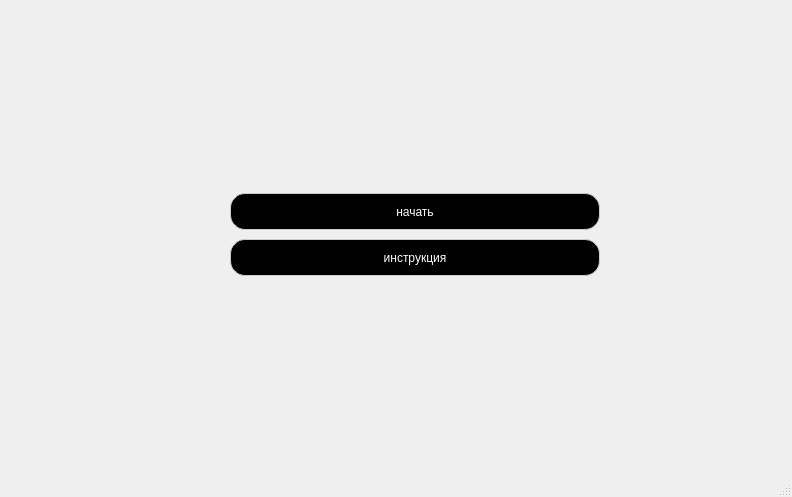
<?xml version="1.0" encoding="UTF-8"?>
<ui version="4.0">
 <class>MainWindow</class>
 <widget class="QMainWindow" name="MainWindow">
  <property name="geometry">
   <rect>
    <x>0</x>
    <y>0</y>
    <width>792</width>
    <height>497</height>
   </rect>
  </property>
  <property name="windowTitle">
   <string>MainWindow1</string>
  </property>
  <property name="windowIcon">
   <iconset resource="resourses.qrc">
    <normaloff>:/new/prefix1/image 7.png</normaloff>:/new/prefix1/image 7.png</iconset>
  </property>
  <property name="styleSheet">
   <string notr="true"/>
  </property>
  <widget class="QWidget" name="centralwidget">
   <widget class="QWidget" name="verticalLayoutWidget">
    <property name="geometry">
     <rect>
      <x>230</x>
      <y>190</y>
      <width>372</width>
      <height>91</height>
     </rect>
    </property>
    <layout class="QVBoxLayout" name="verticalLayout">
     <item>
      <widget class="QPushButton" name="pushButton_2">
       <property name="styleSheet">
        <string notr="true">QPushButton{
	color: #ffffff;
	min-width:  368px;
    max-width:  368px;
    min-height: 35px;
    max-height: 35px;
    font: 900 14pt &quot;Segoe UI&quot;;
	background-color: #000000;
	border-radius:15px;
	border: 1px solid #ccc;
}
 QPushButton:hover{
	background-color:#676767;
	
}
</string>
       </property>
       <property name="text">
        <string>начать</string>
       </property>
      </widget>
     </item>
     <item>
      <widget class="QPushButton" name="pushButton">
       <property name="styleSheet">
        <string notr="true">QPushButton{
	color: #ffffff;
	min-width:  368px;
    max-width:  368px;
    min-height: 35px;
    max-height: 35px;
	font: 900 14pt &quot;Segoe UI&quot;;
	border-radius:15px;
	background-color: #000000;
	border: 1px solid #ccc;

}
 QPushButton:hover{
	background-color:#676767;
}</string>
       </property>
       <property name="text">
        <string>инструкция</string>
       </property>
      </widget>
     </item>
    </layout>
   </widget>
  </widget>
  <widget class="QMenuBar" name="menubar">
   <property name="geometry">
    <rect>
     <x>0</x>
     <y>0</y>
     <width>792</width>
     <height>22</height>
    </rect>
   </property>
  </widget>
  <widget class="QStatusBar" name="statusbar"/>
 </widget>
 <resources>
  <include location="resourses.qrc"/>
 </resources>
 <connections/>
</ui>
